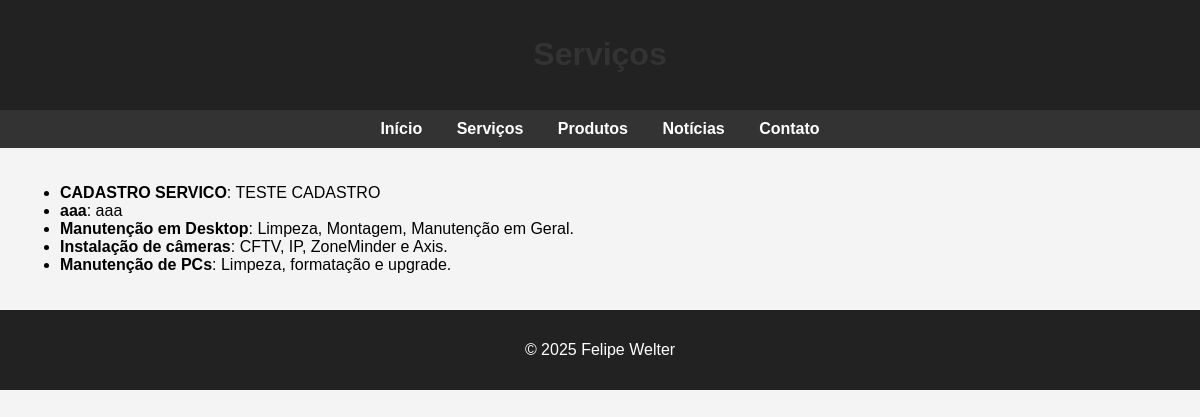
The app's page /services, older data.
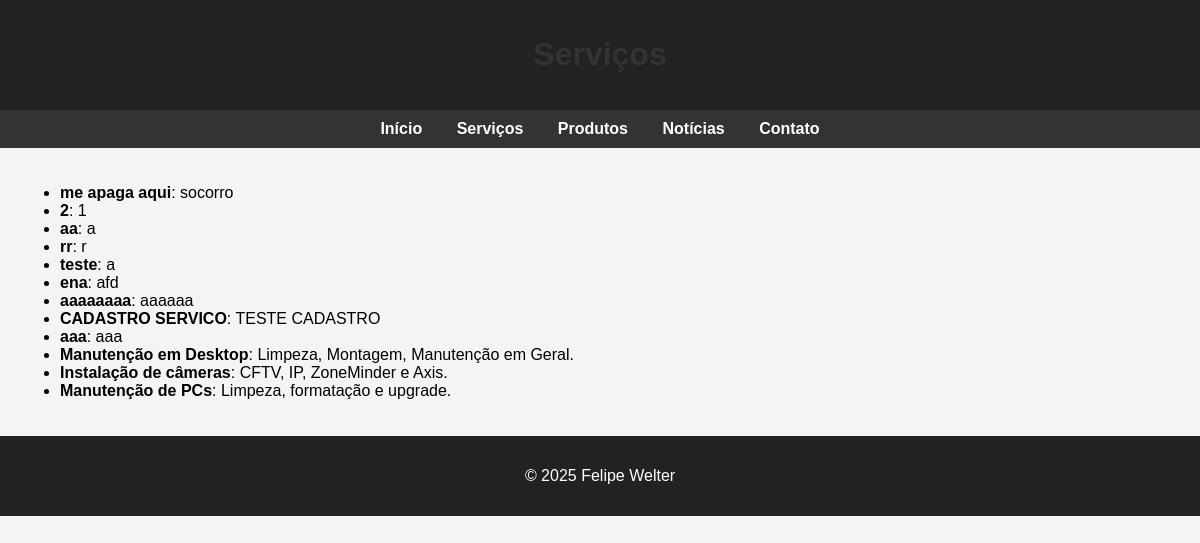
The same page, newer data.
### app/models.py (models this page shows)
class Servico(db.Model):
    id = db.Column(db.Integer, primary_key=True)
    titulo = db.Column(db.String(100), nullable=False)
    descricao = db.Column(db.Text, nullable=False)
    data_criacao = db.Column(db.DateTime, default=datetime.utcnow)

### app/routes.py (the view)
@main.route('/services')
def services():
    servicos = Servico.query.order_by(Servico.data_criacao.desc()).all()
    return render_template('services.html', servicos=servicos)

### app/templates/services.html (shortened to what this page needs)
<!DOCTYPE html>
<html lang="pt-br">
<head>
</head>
<body>
  <header>
    <h1>Serviços</h1>
  </header>
  <nav>
    <a href="{{ url_for('main.home') }}">Início</a>
    <a href="{{ url_for('main.services') }}">Serviços</a>
    <a href="{{ url_for('main.products') }}">Produtos</a>
    <a href="{{ url_for('main.news') }}">Notícias</a>
    <a href="{{ url_for('main.contact') }}">Contato</a>
  </nav>
  <div class="container">
    <ul>
      {% for servico in servicos %}
      <li><strong>{{ servico.titulo }}</strong>: {{ servico.descricao }}</li>
      {% endfor %}
    </ul>
  </div>
  <footer>
    <p>&copy; 2025 Felipe Welter</p>
  </footer>
</body>
</html>

Row changes from the older to the newer data that the page shows:
added Servico: titulo "me apaga aqui", descricao "socorro"
added Servico: titulo "2", descricao "1"
added Servico: titulo "aa", descricao "a"
added Servico: titulo "rr", descricao "r"
added Servico: titulo "teste", descricao "a"
added Servico: titulo "ena", descricao "afd"
added Servico: titulo "aaaaaaaa", descricao "aaaaaa"
